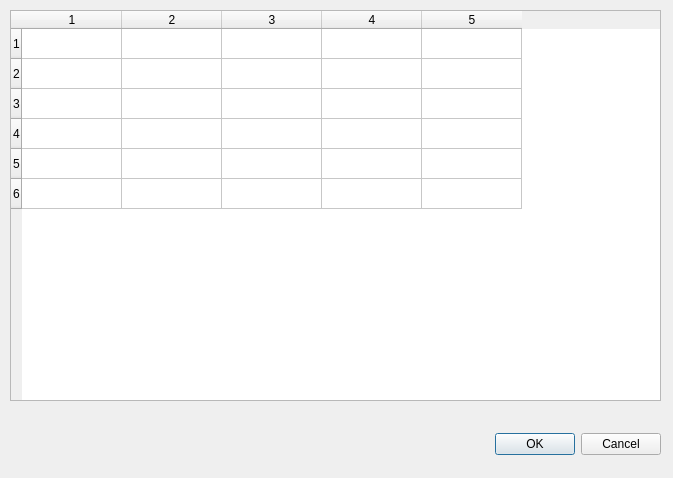
<?xml version="1.0" encoding="UTF-8"?>
<ui version="4.0">
 <class>DBOp_Historie</class>
 <widget class="QDialog" name="DBOp_Historie">
  <property name="geometry">
   <rect>
    <x>0</x>
    <y>0</y>
    <width>673</width>
    <height>478</height>
   </rect>
  </property>
  <property name="windowTitle">
   <string>Dialog</string>
  </property>
  <widget class="QWidget" name="horizontalLayoutWidget">
   <property name="geometry">
    <rect>
     <x>10</x>
     <y>419</y>
     <width>651</width>
     <height>51</height>
    </rect>
   </property>
   <layout class="QHBoxLayout" name="horizontalLayout">
    <item>
     <widget class="QDialogButtonBox" name="buttonBox">
      <property name="orientation">
       <enum>Qt::Horizontal</enum>
      </property>
      <property name="standardButtons">
       <set>QDialogButtonBox::Cancel|QDialogButtonBox::Ok</set>
      </property>
     </widget>
    </item>
   </layout>
  </widget>
  <widget class="QTableWidget" name="tableHistorie">
   <property name="geometry">
    <rect>
     <x>10</x>
     <y>10</y>
     <width>651</width>
     <height>391</height>
    </rect>
   </property>
   <property name="rowCount">
    <number>6</number>
   </property>
   <property name="columnCount">
    <number>5</number>
   </property>
   <row/>
   <row/>
   <row/>
   <row/>
   <row/>
   <row/>
   <column/>
   <column/>
   <column/>
   <column/>
   <column/>
  </widget>
 </widget>
 <resources/>
 <connections>
  <connection>
   <sender>buttonBox</sender>
   <signal>accepted()</signal>
   <receiver>DBOp_Historie</receiver>
   <slot>accept()</slot>
   <hints>
    <hint type="sourcelabel">
     <x>248</x>
     <y>254</y>
    </hint>
    <hint type="destinationlabel">
     <x>157</x>
     <y>274</y>
    </hint>
   </hints>
  </connection>
  <connection>
   <sender>buttonBox</sender>
   <signal>rejected()</signal>
   <receiver>DBOp_Historie</receiver>
   <slot>reject()</slot>
   <hints>
    <hint type="sourcelabel">
     <x>316</x>
     <y>260</y>
    </hint>
    <hint type="destinationlabel">
     <x>286</x>
     <y>274</y>
    </hint>
   </hints>
  </connection>
 </connections>
</ui>
